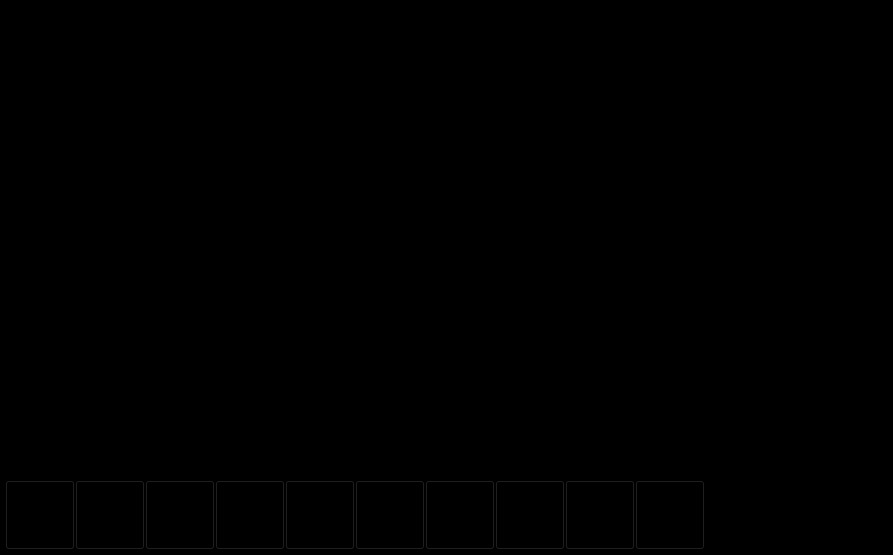
<?xml version="1.0" encoding="UTF-8"?>
<ui version="4.0">
 <class>Widget</class>
 <widget class="QWidget" name="Widget">
  <property name="windowModality">
   <enum>Qt::WindowModal</enum>
  </property>
  <property name="geometry">
   <rect>
    <x>0</x>
    <y>0</y>
    <width>893</width>
    <height>555</height>
   </rect>
  </property>
  <property name="palette">
   <palette>
    <active>
     <colorrole role="WindowText">
      <brush brushstyle="SolidPattern">
       <color alpha="255">
        <red>255</red>
        <green>255</green>
        <blue>255</blue>
       </color>
      </brush>
     </colorrole>
     <colorrole role="Button">
      <brush brushstyle="SolidPattern">
       <color alpha="255">
        <red>0</red>
        <green>0</green>
        <blue>0</blue>
       </color>
      </brush>
     </colorrole>
     <colorrole role="Light">
      <brush brushstyle="SolidPattern">
       <color alpha="255">
        <red>0</red>
        <green>0</green>
        <blue>0</blue>
       </color>
      </brush>
     </colorrole>
     <colorrole role="Midlight">
      <brush brushstyle="SolidPattern">
       <color alpha="255">
        <red>0</red>
        <green>0</green>
        <blue>0</blue>
       </color>
      </brush>
     </colorrole>
     <colorrole role="Dark">
      <brush brushstyle="SolidPattern">
       <color alpha="255">
        <red>0</red>
        <green>0</green>
        <blue>0</blue>
       </color>
      </brush>
     </colorrole>
     <colorrole role="Mid">
      <brush brushstyle="SolidPattern">
       <color alpha="255">
        <red>0</red>
        <green>0</green>
        <blue>0</blue>
       </color>
      </brush>
     </colorrole>
     <colorrole role="Text">
      <brush brushstyle="SolidPattern">
       <color alpha="255">
        <red>255</red>
        <green>255</green>
        <blue>255</blue>
       </color>
      </brush>
     </colorrole>
     <colorrole role="BrightText">
      <brush brushstyle="SolidPattern">
       <color alpha="255">
        <red>255</red>
        <green>255</green>
        <blue>255</blue>
       </color>
      </brush>
     </colorrole>
     <colorrole role="ButtonText">
      <brush brushstyle="SolidPattern">
       <color alpha="255">
        <red>255</red>
        <green>255</green>
        <blue>255</blue>
       </color>
      </brush>
     </colorrole>
     <colorrole role="Base">
      <brush brushstyle="SolidPattern">
       <color alpha="255">
        <red>0</red>
        <green>0</green>
        <blue>0</blue>
       </color>
      </brush>
     </colorrole>
     <colorrole role="Window">
      <brush brushstyle="SolidPattern">
       <color alpha="255">
        <red>0</red>
        <green>0</green>
        <blue>0</blue>
       </color>
      </brush>
     </colorrole>
     <colorrole role="Shadow">
      <brush brushstyle="SolidPattern">
       <color alpha="255">
        <red>0</red>
        <green>0</green>
        <blue>0</blue>
       </color>
      </brush>
     </colorrole>
     <colorrole role="AlternateBase">
      <brush brushstyle="SolidPattern">
       <color alpha="255">
        <red>0</red>
        <green>0</green>
        <blue>0</blue>
       </color>
      </brush>
     </colorrole>
     <colorrole role="ToolTipBase">
      <brush brushstyle="SolidPattern">
       <color alpha="255">
        <red>255</red>
        <green>255</green>
        <blue>220</blue>
       </color>
      </brush>
     </colorrole>
     <colorrole role="ToolTipText">
      <brush brushstyle="SolidPattern">
       <color alpha="255">
        <red>0</red>
        <green>0</green>
        <blue>0</blue>
       </color>
      </brush>
     </colorrole>
    </active>
    <inactive>
     <colorrole role="WindowText">
      <brush brushstyle="SolidPattern">
       <color alpha="255">
        <red>255</red>
        <green>255</green>
        <blue>255</blue>
       </color>
      </brush>
     </colorrole>
     <colorrole role="Button">
      <brush brushstyle="SolidPattern">
       <color alpha="255">
        <red>0</red>
        <green>0</green>
        <blue>0</blue>
       </color>
      </brush>
     </colorrole>
     <colorrole role="Light">
      <brush brushstyle="SolidPattern">
       <color alpha="255">
        <red>0</red>
        <green>0</green>
        <blue>0</blue>
       </color>
      </brush>
     </colorrole>
     <colorrole role="Midlight">
      <brush brushstyle="SolidPattern">
       <color alpha="255">
        <red>0</red>
        <green>0</green>
        <blue>0</blue>
       </color>
      </brush>
     </colorrole>
     <colorrole role="Dark">
      <brush brushstyle="SolidPattern">
       <color alpha="255">
        <red>0</red>
        <green>0</green>
        <blue>0</blue>
       </color>
      </brush>
     </colorrole>
     <colorrole role="Mid">
      <brush brushstyle="SolidPattern">
       <color alpha="255">
        <red>0</red>
        <green>0</green>
        <blue>0</blue>
       </color>
      </brush>
     </colorrole>
     <colorrole role="Text">
      <brush brushstyle="SolidPattern">
       <color alpha="255">
        <red>255</red>
        <green>255</green>
        <blue>255</blue>
       </color>
      </brush>
     </colorrole>
     <colorrole role="BrightText">
      <brush brushstyle="SolidPattern">
       <color alpha="255">
        <red>255</red>
        <green>255</green>
        <blue>255</blue>
       </color>
      </brush>
     </colorrole>
     <colorrole role="ButtonText">
      <brush brushstyle="SolidPattern">
       <color alpha="255">
        <red>255</red>
        <green>255</green>
        <blue>255</blue>
       </color>
      </brush>
     </colorrole>
     <colorrole role="Base">
      <brush brushstyle="SolidPattern">
       <color alpha="255">
        <red>0</red>
        <green>0</green>
        <blue>0</blue>
       </color>
      </brush>
     </colorrole>
     <colorrole role="Window">
      <brush brushstyle="SolidPattern">
       <color alpha="255">
        <red>0</red>
        <green>0</green>
        <blue>0</blue>
       </color>
      </brush>
     </colorrole>
     <colorrole role="Shadow">
      <brush brushstyle="SolidPattern">
       <color alpha="255">
        <red>0</red>
        <green>0</green>
        <blue>0</blue>
       </color>
      </brush>
     </colorrole>
     <colorrole role="AlternateBase">
      <brush brushstyle="SolidPattern">
       <color alpha="255">
        <red>0</red>
        <green>0</green>
        <blue>0</blue>
       </color>
      </brush>
     </colorrole>
     <colorrole role="ToolTipBase">
      <brush brushstyle="SolidPattern">
       <color alpha="255">
        <red>255</red>
        <green>255</green>
        <blue>220</blue>
       </color>
      </brush>
     </colorrole>
     <colorrole role="ToolTipText">
      <brush brushstyle="SolidPattern">
       <color alpha="255">
        <red>0</red>
        <green>0</green>
        <blue>0</blue>
       </color>
      </brush>
     </colorrole>
    </inactive>
    <disabled>
     <colorrole role="WindowText">
      <brush brushstyle="SolidPattern">
       <color alpha="255">
        <red>0</red>
        <green>0</green>
        <blue>0</blue>
       </color>
      </brush>
     </colorrole>
     <colorrole role="Button">
      <brush brushstyle="SolidPattern">
       <color alpha="255">
        <red>0</red>
        <green>0</green>
        <blue>0</blue>
       </color>
      </brush>
     </colorrole>
     <colorrole role="Light">
      <brush brushstyle="SolidPattern">
       <color alpha="255">
        <red>0</red>
        <green>0</green>
        <blue>0</blue>
       </color>
      </brush>
     </colorrole>
     <colorrole role="Midlight">
      <brush brushstyle="SolidPattern">
       <color alpha="255">
        <red>0</red>
        <green>0</green>
        <blue>0</blue>
       </color>
      </brush>
     </colorrole>
     <colorrole role="Dark">
      <brush brushstyle="SolidPattern">
       <color alpha="255">
        <red>0</red>
        <green>0</green>
        <blue>0</blue>
       </color>
      </brush>
     </colorrole>
     <colorrole role="Mid">
      <brush brushstyle="SolidPattern">
       <color alpha="255">
        <red>0</red>
        <green>0</green>
        <blue>0</blue>
       </color>
      </brush>
     </colorrole>
     <colorrole role="Text">
      <brush brushstyle="SolidPattern">
       <color alpha="255">
        <red>0</red>
        <green>0</green>
        <blue>0</blue>
       </color>
      </brush>
     </colorrole>
     <colorrole role="BrightText">
      <brush brushstyle="SolidPattern">
       <color alpha="255">
        <red>255</red>
        <green>255</green>
        <blue>255</blue>
       </color>
      </brush>
     </colorrole>
     <colorrole role="ButtonText">
      <brush brushstyle="SolidPattern">
       <color alpha="255">
        <red>0</red>
        <green>0</green>
        <blue>0</blue>
       </color>
      </brush>
     </colorrole>
     <colorrole role="Base">
      <brush brushstyle="SolidPattern">
       <color alpha="255">
        <red>0</red>
        <green>0</green>
        <blue>0</blue>
       </color>
      </brush>
     </colorrole>
     <colorrole role="Window">
      <brush brushstyle="SolidPattern">
       <color alpha="255">
        <red>0</red>
        <green>0</green>
        <blue>0</blue>
       </color>
      </brush>
     </colorrole>
     <colorrole role="Shadow">
      <brush brushstyle="SolidPattern">
       <color alpha="255">
        <red>0</red>
        <green>0</green>
        <blue>0</blue>
       </color>
      </brush>
     </colorrole>
     <colorrole role="AlternateBase">
      <brush brushstyle="SolidPattern">
       <color alpha="255">
        <red>0</red>
        <green>0</green>
        <blue>0</blue>
       </color>
      </brush>
     </colorrole>
     <colorrole role="ToolTipBase">
      <brush brushstyle="SolidPattern">
       <color alpha="255">
        <red>255</red>
        <green>255</green>
        <blue>220</blue>
       </color>
      </brush>
     </colorrole>
     <colorrole role="ToolTipText">
      <brush brushstyle="SolidPattern">
       <color alpha="255">
        <red>0</red>
        <green>0</green>
        <blue>0</blue>
       </color>
      </brush>
     </colorrole>
    </disabled>
   </palette>
  </property>
  <property name="toolTip">
   <string>&lt;html&gt;&lt;head/&gt;&lt;body&gt;&lt;p&gt;&lt;br/&gt;&lt;/p&gt;&lt;/body&gt;&lt;/html&gt;</string>
  </property>
  <property name="statusTip">
   <string>new</string>
  </property>
  <property name="layoutDirection">
   <enum>Qt::LeftToRight</enum>
  </property>
  <property name="autoFillBackground">
   <bool>true</bool>
  </property>
  <widget class="QPushButton" name="btn">
   <property name="geometry">
    <rect>
     <x>5</x>
     <y>480</y>
     <width>70</width>
     <height>70</height>
    </rect>
   </property>
   <property name="palette">
    <palette>
     <active>
      <colorrole role="WindowText">
       <brush brushstyle="SolidPattern">
        <color alpha="255">
         <red>255</red>
         <green>255</green>
         <blue>255</blue>
        </color>
       </brush>
      </colorrole>
      <colorrole role="Button">
       <brush brushstyle="SolidPattern">
        <color alpha="255">
         <red>0</red>
         <green>0</green>
         <blue>0</blue>
        </color>
       </brush>
      </colorrole>
      <colorrole role="Light">
       <brush brushstyle="SolidPattern">
        <color alpha="255">
         <red>0</red>
         <green>0</green>
         <blue>0</blue>
        </color>
       </brush>
      </colorrole>
      <colorrole role="Midlight">
       <brush brushstyle="SolidPattern">
        <color alpha="255">
         <red>0</red>
         <green>0</green>
         <blue>0</blue>
        </color>
       </brush>
      </colorrole>
      <colorrole role="Dark">
       <brush brushstyle="SolidPattern">
        <color alpha="255">
         <red>0</red>
         <green>0</green>
         <blue>0</blue>
        </color>
       </brush>
      </colorrole>
      <colorrole role="Mid">
       <brush brushstyle="SolidPattern">
        <color alpha="255">
         <red>0</red>
         <green>0</green>
         <blue>0</blue>
        </color>
       </brush>
      </colorrole>
      <colorrole role="Text">
       <brush brushstyle="SolidPattern">
        <color alpha="255">
         <red>255</red>
         <green>255</green>
         <blue>255</blue>
        </color>
       </brush>
      </colorrole>
      <colorrole role="BrightText">
       <brush brushstyle="SolidPattern">
        <color alpha="255">
         <red>255</red>
         <green>255</green>
         <blue>255</blue>
        </color>
       </brush>
      </colorrole>
      <colorrole role="ButtonText">
       <brush brushstyle="SolidPattern">
        <color alpha="255">
         <red>255</red>
         <green>255</green>
         <blue>255</blue>
        </color>
       </brush>
      </colorrole>
      <colorrole role="Base">
       <brush brushstyle="SolidPattern">
        <color alpha="255">
         <red>0</red>
         <green>0</green>
         <blue>0</blue>
        </color>
       </brush>
      </colorrole>
      <colorrole role="Window">
       <brush brushstyle="SolidPattern">
        <color alpha="255">
         <red>0</red>
         <green>0</green>
         <blue>0</blue>
        </color>
       </brush>
      </colorrole>
      <colorrole role="Shadow">
       <brush brushstyle="SolidPattern">
        <color alpha="255">
         <red>0</red>
         <green>0</green>
         <blue>0</blue>
        </color>
       </brush>
      </colorrole>
      <colorrole role="AlternateBase">
       <brush brushstyle="SolidPattern">
        <color alpha="255">
         <red>0</red>
         <green>0</green>
         <blue>0</blue>
        </color>
       </brush>
      </colorrole>
      <colorrole role="ToolTipBase">
       <brush brushstyle="SolidPattern">
        <color alpha="255">
         <red>255</red>
         <green>255</green>
         <blue>220</blue>
        </color>
       </brush>
      </colorrole>
      <colorrole role="ToolTipText">
       <brush brushstyle="SolidPattern">
        <color alpha="255">
         <red>0</red>
         <green>0</green>
         <blue>0</blue>
        </color>
       </brush>
      </colorrole>
     </active>
     <inactive>
      <colorrole role="WindowText">
       <brush brushstyle="SolidPattern">
        <color alpha="255">
         <red>255</red>
         <green>255</green>
         <blue>255</blue>
        </color>
       </brush>
      </colorrole>
      <colorrole role="Button">
       <brush brushstyle="SolidPattern">
        <color alpha="255">
         <red>0</red>
         <green>0</green>
         <blue>0</blue>
        </color>
       </brush>
      </colorrole>
      <colorrole role="Light">
       <brush brushstyle="SolidPattern">
        <color alpha="255">
         <red>0</red>
         <green>0</green>
         <blue>0</blue>
        </color>
       </brush>
      </colorrole>
      <colorrole role="Midlight">
       <brush brushstyle="SolidPattern">
        <color alpha="255">
         <red>0</red>
         <green>0</green>
         <blue>0</blue>
        </color>
       </brush>
      </colorrole>
      <colorrole role="Dark">
       <brush brushstyle="SolidPattern">
        <color alpha="255">
         <red>0</red>
         <green>0</green>
         <blue>0</blue>
        </color>
       </brush>
      </colorrole>
      <colorrole role="Mid">
       <brush brushstyle="SolidPattern">
        <color alpha="255">
         <red>0</red>
         <green>0</green>
         <blue>0</blue>
        </color>
       </brush>
      </colorrole>
      <colorrole role="Text">
       <brush brushstyle="SolidPattern">
        <color alpha="255">
         <red>255</red>
         <green>255</green>
         <blue>255</blue>
        </color>
       </brush>
      </colorrole>
      <colorrole role="BrightText">
       <brush brushstyle="SolidPattern">
        <color alpha="255">
         <red>255</red>
         <green>255</green>
         <blue>255</blue>
        </color>
       </brush>
      </colorrole>
      <colorrole role="ButtonText">
       <brush brushstyle="SolidPattern">
        <color alpha="255">
         <red>255</red>
         <green>255</green>
         <blue>255</blue>
        </color>
       </brush>
      </colorrole>
      <colorrole role="Base">
       <brush brushstyle="SolidPattern">
        <color alpha="255">
         <red>0</red>
         <green>0</green>
         <blue>0</blue>
        </color>
       </brush>
      </colorrole>
      <colorrole role="Window">
       <brush brushstyle="SolidPattern">
        <color alpha="255">
         <red>0</red>
         <green>0</green>
         <blue>0</blue>
        </color>
       </brush>
      </colorrole>
      <colorrole role="Shadow">
       <brush brushstyle="SolidPattern">
        <color alpha="255">
         <red>0</red>
         <green>0</green>
         <blue>0</blue>
        </color>
       </brush>
      </colorrole>
      <colorrole role="AlternateBase">
       <brush brushstyle="SolidPattern">
        <color alpha="255">
         <red>0</red>
         <green>0</green>
         <blue>0</blue>
        </color>
       </brush>
      </colorrole>
      <colorrole role="ToolTipBase">
       <brush brushstyle="SolidPattern">
        <color alpha="255">
         <red>255</red>
         <green>255</green>
         <blue>220</blue>
        </color>
       </brush>
      </colorrole>
      <colorrole role="ToolTipText">
       <brush brushstyle="SolidPattern">
        <color alpha="255">
         <red>0</red>
         <green>0</green>
         <blue>0</blue>
        </color>
       </brush>
      </colorrole>
     </inactive>
     <disabled>
      <colorrole role="WindowText">
       <brush brushstyle="SolidPattern">
        <color alpha="255">
         <red>0</red>
         <green>0</green>
         <blue>0</blue>
        </color>
       </brush>
      </colorrole>
      <colorrole role="Button">
       <brush brushstyle="SolidPattern">
        <color alpha="255">
         <red>0</red>
         <green>0</green>
         <blue>0</blue>
        </color>
       </brush>
      </colorrole>
      <colorrole role="Light">
       <brush brushstyle="SolidPattern">
        <color alpha="255">
         <red>0</red>
         <green>0</green>
         <blue>0</blue>
        </color>
       </brush>
      </colorrole>
      <colorrole role="Midlight">
       <brush brushstyle="SolidPattern">
        <color alpha="255">
         <red>0</red>
         <green>0</green>
         <blue>0</blue>
        </color>
       </brush>
      </colorrole>
      <colorrole role="Dark">
       <brush brushstyle="SolidPattern">
        <color alpha="255">
         <red>0</red>
         <green>0</green>
         <blue>0</blue>
        </color>
       </brush>
      </colorrole>
      <colorrole role="Mid">
       <brush brushstyle="SolidPattern">
        <color alpha="255">
         <red>0</red>
         <green>0</green>
         <blue>0</blue>
        </color>
       </brush>
      </colorrole>
      <colorrole role="Text">
       <brush brushstyle="SolidPattern">
        <color alpha="255">
         <red>0</red>
         <green>0</green>
         <blue>0</blue>
        </color>
       </brush>
      </colorrole>
      <colorrole role="BrightText">
       <brush brushstyle="SolidPattern">
        <color alpha="255">
         <red>255</red>
         <green>255</green>
         <blue>255</blue>
        </color>
       </brush>
      </colorrole>
      <colorrole role="ButtonText">
       <brush brushstyle="SolidPattern">
        <color alpha="255">
         <red>0</red>
         <green>0</green>
         <blue>0</blue>
        </color>
       </brush>
      </colorrole>
      <colorrole role="Base">
       <brush brushstyle="SolidPattern">
        <color alpha="255">
         <red>0</red>
         <green>0</green>
         <blue>0</blue>
        </color>
       </brush>
      </colorrole>
      <colorrole role="Window">
       <brush brushstyle="SolidPattern">
        <color alpha="255">
         <red>0</red>
         <green>0</green>
         <blue>0</blue>
        </color>
       </brush>
      </colorrole>
      <colorrole role="Shadow">
       <brush brushstyle="SolidPattern">
        <color alpha="255">
         <red>0</red>
         <green>0</green>
         <blue>0</blue>
        </color>
       </brush>
      </colorrole>
      <colorrole role="AlternateBase">
       <brush brushstyle="SolidPattern">
        <color alpha="255">
         <red>0</red>
         <green>0</green>
         <blue>0</blue>
        </color>
       </brush>
      </colorrole>
      <colorrole role="ToolTipBase">
       <brush brushstyle="SolidPattern">
        <color alpha="255">
         <red>255</red>
         <green>255</green>
         <blue>220</blue>
        </color>
       </brush>
      </colorrole>
      <colorrole role="ToolTipText">
       <brush brushstyle="SolidPattern">
        <color alpha="255">
         <red>0</red>
         <green>0</green>
         <blue>0</blue>
        </color>
       </brush>
      </colorrole>
     </disabled>
    </palette>
   </property>
   <property name="text">
    <string/>
   </property>
  </widget>
  <widget class="QPushButton" name="pushButton_2">
   <property name="geometry">
    <rect>
     <x>75</x>
     <y>480</y>
     <width>70</width>
     <height>70</height>
    </rect>
   </property>
   <property name="text">
    <string/>
   </property>
  </widget>
  <widget class="QPushButton" name="pushButton_3">
   <property name="geometry">
    <rect>
     <x>145</x>
     <y>480</y>
     <width>70</width>
     <height>70</height>
    </rect>
   </property>
   <property name="text">
    <string/>
   </property>
  </widget>
  <widget class="QPushButton" name="pushButton_4">
   <property name="geometry">
    <rect>
     <x>215</x>
     <y>480</y>
     <width>70</width>
     <height>70</height>
    </rect>
   </property>
   <property name="text">
    <string/>
   </property>
  </widget>
  <widget class="QPushButton" name="pushButton_5">
   <property name="geometry">
    <rect>
     <x>285</x>
     <y>480</y>
     <width>70</width>
     <height>70</height>
    </rect>
   </property>
   <property name="text">
    <string/>
   </property>
  </widget>
  <widget class="QPushButton" name="pushButton_6">
   <property name="geometry">
    <rect>
     <x>355</x>
     <y>480</y>
     <width>70</width>
     <height>70</height>
    </rect>
   </property>
   <property name="text">
    <string/>
   </property>
  </widget>
  <widget class="QPushButton" name="pushButton_7">
   <property name="geometry">
    <rect>
     <x>425</x>
     <y>480</y>
     <width>70</width>
     <height>70</height>
    </rect>
   </property>
   <property name="text">
    <string/>
   </property>
  </widget>
  <widget class="QPushButton" name="pushButton_8">
   <property name="geometry">
    <rect>
     <x>495</x>
     <y>480</y>
     <width>70</width>
     <height>70</height>
    </rect>
   </property>
   <property name="text">
    <string/>
   </property>
  </widget>
  <widget class="QPushButton" name="pushButton_9">
   <property name="geometry">
    <rect>
     <x>565</x>
     <y>480</y>
     <width>70</width>
     <height>70</height>
    </rect>
   </property>
   <property name="text">
    <string/>
   </property>
  </widget>
  <widget class="QPushButton" name="pushButton_10">
   <property name="geometry">
    <rect>
     <x>635</x>
     <y>480</y>
     <width>70</width>
     <height>70</height>
    </rect>
   </property>
   <property name="text">
    <string/>
   </property>
  </widget>
 </widget>
 <layoutdefault spacing="6" margin="11"/>
 <resources/>
 <connections/>
</ui>
